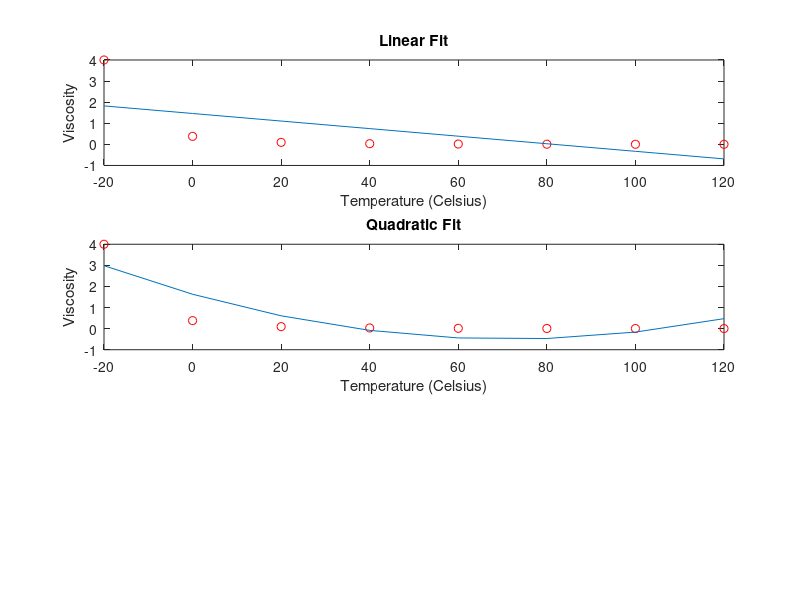

MATLAB code for this plot: (Note: this script raises an error after producing the figure.)
%% Homework 08 - Steve Mazza
%% Problem 1
%
clc; clear all; close all;

xd = [2 4 6 7];
yd = [12 15 17 25];

% Compute least squares regressions.
[p0,s0] = polyfit(xd,yd,0);
[p1,s1] = polyfit(xd,yd,1);
[p2,s2] = polyfit(xd,yd,2);
[p3,s3] = polyfit(xd,yd,3);

% Estimate coefficient of determination for R^2.
St=std(yd)^2*(3);
Rsq1=(St-s1.normr^2)/St;
Rsq2=(St-s2.normr^2)/St;
Rsq3=(St-s3.normr^2)/St;

% Plot the results along with the original data.
hold on; 
plot(xd,polyval(p0,xd),':');
plot(xd,polyval(p1,xd),'-.');
plot(xd,polyval(p2,xd),'--');
plot(xd,polyval(p3,xd),'-');
title('Homework 8, Problem 1');
xlabel('x');
ylabel('f(x)');
legend('linear','1st order','2nd order','3rd order', ... 
    'Location', 'NorthWest');
plot(xd,yd,'ro');
text(2.25,20,strcat('R^2_1 = ',num2str(Rsq1)));
text(2.25,19,strcat('R^2_2 = ',num2str(Rsq2)));
text(2.25,18,strcat('R^2_3 = ',num2str(Rsq3)));

%% Problem 2
%
clc; clear all; close all;

xd = [-20 0 20 40 60 80 100 120];
yd = [4 0.38 0.095 0.032 0.015 0.0078 0.0045 0.0032];

% Plot u=f(T).
subplot(3,1,1);
plot(xd,yd,'ro');
hold on;
[p,s] = polyfit(xd,yd,1);
plot(xd,polyval(p,xd));
title('Linear Fit');
xlabel('Temperature (Celsius)');
ylabel('Viscosity');

% Find the quadratic regression.
subplot(3,1,2);
plot(xd,yd,'ro');
hold on;
[p,s] = polyfit(xd,yd,2);
plot(xd,polyval(p,xd));
title('Quadratic Fit');
xlabel('Temperature (Celsius)');
ylabel('Viscosity');
legend('Data points','Regression',0);

% Plot the residuals.
subplot(3,1,3);
hold on;
bar(xd,yd-p(1)*xd-p(2));
xlim([-20 120]);
title('Residuals');
xlabel('Temperature (Celsius)');
ylabel('ln(y)-ln(y_{est})');

%% Problem 3
%
clc; clear all; close all;

xd = [0 1 2 10 50 100];
yd = [100 45 39 22 5 0.5];

% Plot u=f(T).
subplot(3,1,1);
plot(xd,yd,'ro');
hold on;
title('Linear Interpolation');
xlabel('Depth');
ylabel('Light Penetration');
yy = interp1(xd,yd,30,'linear');
x = linspace(0,100);
[p,s] = polyfit(xd,yd,1);
plot(xd,polyval(p,xd),'-.');
plot(30,yy,'kd');
text(32,0,num2str(yy/polyval(p,30)));

subplot(3,1,2);
plot(xd,yd,'ro');
hold on;
title('Spline Interpolation');
xlabel('Depth');
ylabel('Light Penetration');
yy = interp1(xd,yd,30,'spline');
x = linspace(0,100);
s = spline(xd,yd,x);
plot(x,s,'-.');
plot(30,yy,'kd');
text(32,10,num2str(yy/s(30)));

subplot(3,1,3);
plot(xd,yd,'ro');
hold on;
title('Cubic Hermite Interpolation');
xlabel('Depth');
ylabel('Light Penetration');
yy = interp1(xd,yd,30,'pchip');
x = linspace(0,100);
s = pchip(xd,yd,x);
plot(x,s,'-.');
plot(30,yy,'kd');
text(32,20,num2str(yy/s(30)));

%% Problem 4
%
clc; clear all; close all;

formatIn = 'dd-mmm-yyyy';

xdate = [datenum('01-May-2013',formatIn) datenum('29-May-2013',formatIn)...
    datenum('26-Jun-2013',formatIn) datenum('24-Jul-2013',formatIn)];
ysunrise = [4*60+59 4*60+34 4*60+32 4*60+50];
ysunset = [18*60+53 19*60+19 19*60+32 18*60+21];

[psunrise, ssunrise] = polyfit(xdate,ysunrise,3);
[psunset,ssunset] = polyfit(xdate,ysunset,3);

% Calculate sunset on the 4th of July.
jfour = datenum('04-Jul-2013',formatIn);
jfoursunsettime = polyval(psunset,jfour);
jfoursunsethour = floor(jfoursunsettime/60);
jfoursunsetminute = rem(fix(jfoursunsettime),60);
fprintf('\n\nSunset on July 4th should be %d hr %d min.\n', ...
    jfoursunsethour,jfoursunsetminute);

% Calculate date and time of earliest sunrise.
x = min(xdate):1:max(xdate);
yallsunrises = polyval(psunrise,x);
earliestsunrisetime = min(yallsunrises);
earliestsunrisetimehour = floor(earliestsunrisetime/60);
earliestsunrisetimeminute = rem(fix(earliestsunrisetime),60);
earliestsunrisedate = ...
    datestr(x(find(yallsunrises==earliestsunrisetime)));
fprintf('The earliest sunrise occurs on %s at %d hr %d min.\n', ...
    earliestsunrisedate,earliestsunrisetimehour,earliestsunrisetimeminute);

% Calculate date and length of the longest day.
yallsunsets = polyval(psunset,x);
alldaylengths = yallsunsets - yallsunrises;
longestday = max(alldaylengths);
longestdayhour = floor(longestday/60);
longestdayminute = rem(fix(longestday),60);
longestdaydate = datestr(x(find(alldaylengths == longestday)));
fprintf('The longest day occurs on %s and lasts %d hr %d min.\n', ...
    longestdaydate,longestdayhour,longestdayminute);
